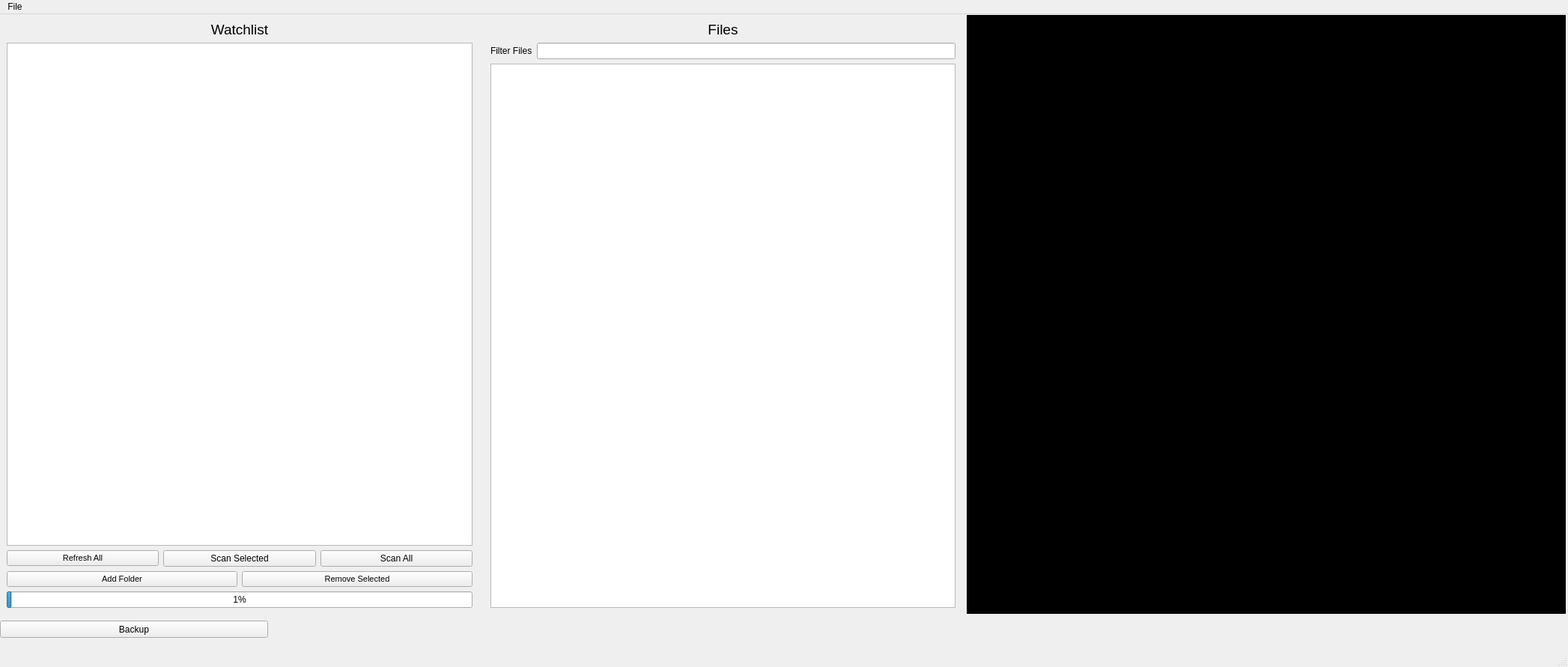
<?xml version="1.0" encoding="UTF-8"?>
<ui version="4.0">
 <class>MainWindow</class>
 <widget class="QMainWindow" name="MainWindow">
  <property name="geometry">
   <rect>
    <x>0</x>
    <y>0</y>
    <width>2094</width>
    <height>891</height>
   </rect>
  </property>
  <property name="windowTitle">
   <string>MainWindow</string>
  </property>
  <widget class="QWidget" name="centralwidget">
   <widget class="QWidget" name="gridLayoutWidget">
    <property name="geometry">
     <rect>
      <x>0</x>
      <y>0</y>
      <width>2091</width>
      <height>802</height>
     </rect>
    </property>
    <layout class="QGridLayout" name="gridLayout">
     <item row="0" column="1">
      <widget class="QFrame" name="frame">
       <property name="maximumSize">
        <size>
         <width>120000</width>
         <height>16777215</height>
        </size>
       </property>
       <layout class="QVBoxLayout" name="verticalLayout_2">
        <item>
         <widget class="QLabel" name="label_2">
          <property name="font">
           <font>
            <family>Nirmala UI</family>
            <pointsize>14</pointsize>
           </font>
          </property>
          <property name="text">
           <string>Files</string>
          </property>
          <property name="textFormat">
           <enum>Qt::AutoText</enum>
          </property>
          <property name="alignment">
           <set>Qt::AlignCenter</set>
          </property>
         </widget>
        </item>
        <item>
         <layout class="QHBoxLayout" name="horizontalLayout">
          <item>
           <widget class="QLabel" name="label">
            <property name="text">
             <string>Filter Files</string>
            </property>
           </widget>
          </item>
          <item>
           <widget class="QLineEdit" name="filterinput"/>
          </item>
         </layout>
        </item>
        <item>
         <widget class="QListWidget" name="fileslist">
          <property name="minimumSize">
           <size>
            <width>500</width>
            <height>0</height>
           </size>
          </property>
         </widget>
        </item>
       </layout>
      </widget>
     </item>
     <item row="0" column="0">
      <widget class="QFrame" name="frame">
       <property name="minimumSize">
        <size>
         <width>0</width>
         <height>0</height>
        </size>
       </property>
       <property name="maximumSize">
        <size>
         <width>360</width>
         <height>16777215</height>
        </size>
       </property>
       <layout class="QVBoxLayout" name="verticalLayout_3">
        <property name="sizeConstraint">
         <enum>QLayout::SetMaximumSize</enum>
        </property>
        <item>
         <widget class="QLabel" name="label_3">
          <property name="font">
           <font>
            <family>Nirmala UI</family>
            <pointsize>14</pointsize>
           </font>
          </property>
          <property name="text">
           <string>Watchlist</string>
          </property>
          <property name="textFormat">
           <enum>Qt::AutoText</enum>
          </property>
          <property name="alignment">
           <set>Qt::AlignCenter</set>
          </property>
         </widget>
        </item>
        <item>
         <widget class="QListWidget" name="watchlist">
          <property name="minimumSize">
           <size>
            <width>0</width>
            <height>0</height>
           </size>
          </property>
         </widget>
        </item>
        <item>
         <layout class="QVBoxLayout" name="verticalLayout">
          <item>
           <layout class="QHBoxLayout" name="horizontalLayout_2">
            <item>
             <widget class="QPushButton" name="watch_refresh">
              <property name="font">
               <font>
                <pointsize>8</pointsize>
               </font>
              </property>
              <property name="text">
               <string>Refresh All</string>
              </property>
             </widget>
            </item>
            <item>
             <widget class="QPushButton" name="watch_scan_selected">
              <property name="text">
               <string>Scan Selected</string>
              </property>
             </widget>
            </item>
            <item>
             <widget class="QPushButton" name="watch_scan_all">
              <property name="text">
               <string>Scan All</string>
              </property>
             </widget>
            </item>
           </layout>
          </item>
          <item>
           <layout class="QHBoxLayout" name="horizontalLayout_4">
            <item>
             <widget class="QPushButton" name="watch_add">
              <property name="font">
               <font>
                <pointsize>8</pointsize>
               </font>
              </property>
              <property name="text">
               <string>Add Folder</string>
              </property>
             </widget>
            </item>
            <item>
             <widget class="QPushButton" name="watch_remove">
              <property name="font">
               <font>
                <pointsize>8</pointsize>
               </font>
              </property>
              <property name="text">
               <string>Remove Selected</string>
              </property>
             </widget>
            </item>
           </layout>
          </item>
          <item>
           <widget class="QProgressBar" name="progressBar">
            <property name="value">
             <number>1</number>
            </property>
           </widget>
          </item>
         </layout>
        </item>
       </layout>
      </widget>
     </item>
     <item row="0" column="2">
      <widget class="QLabel" name="labelimage">
       <property name="sizePolicy">
        <sizepolicy hsizetype="Fixed" vsizetype="Preferred">
         <horstretch>0</horstretch>
         <verstretch>0</verstretch>
        </sizepolicy>
       </property>
       <property name="minimumSize">
        <size>
         <width>800</width>
         <height>800</height>
        </size>
       </property>
       <property name="maximumSize">
        <size>
         <width>800</width>
         <height>800</height>
        </size>
       </property>
       <property name="autoFillBackground">
        <bool>false</bool>
       </property>
       <property name="styleSheet">
        <string notr="true">background-color:rgb(0,0,0);</string>
       </property>
       <property name="text">
        <string>image</string>
       </property>
      </widget>
     </item>
    </layout>
   </widget>
   <widget class="QPushButton" name="btnBackup">
    <property name="geometry">
     <rect>
      <x>0</x>
      <y>810</y>
      <width>358</width>
      <height>23</height>
     </rect>
    </property>
    <property name="text">
     <string>Backup</string>
    </property>
   </widget>
  </widget>
  <widget class="QMenuBar" name="menubar">
   <property name="geometry">
    <rect>
     <x>0</x>
     <y>0</y>
     <width>2094</width>
     <height>21</height>
    </rect>
   </property>
   <widget class="QMenu" name="menuFile">
    <property name="title">
     <string>File</string>
    </property>
   </widget>
   <addaction name="menuFile"/>
  </widget>
  <widget class="QStatusBar" name="statusbar"/>
 </widget>
 <resources/>
 <connections/>
</ui>
